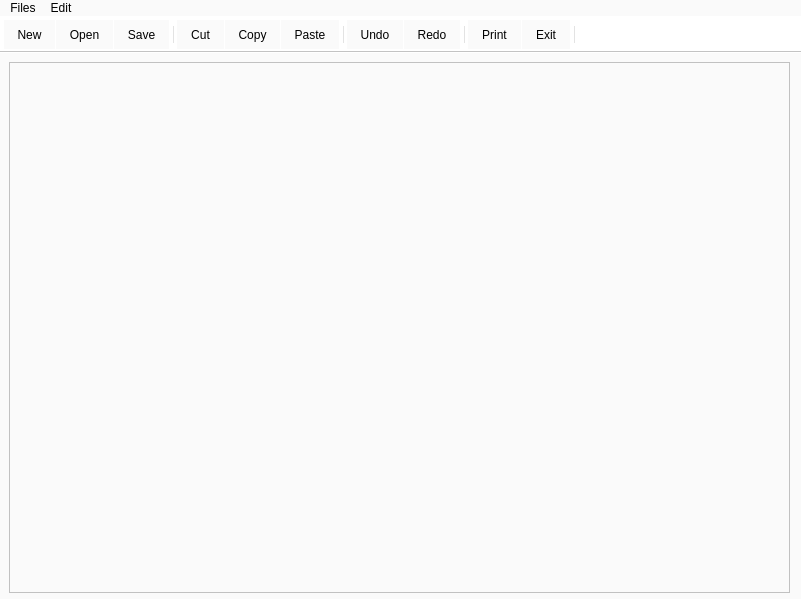
<?xml version="1.0" encoding="UTF-8"?>
<ui version="4.0">
 <class>MainWindow</class>
 <widget class="QMainWindow" name="MainWindow">
  <property name="geometry">
   <rect>
    <x>0</x>
    <y>0</y>
    <width>801</width>
    <height>599</height>
   </rect>
  </property>
  <property name="windowTitle">
   <string>Notepad</string>
  </property>
  <property name="windowIcon">
   <iconset resource="res.qrc">
    <normaloff>:/images/notepad.png</normaloff>:/images/notepad.png</iconset>
  </property>
  <property name="styleSheet">
   <string notr="true">QWidget{
background: rgb(250, 250, 250);
color:black;
}
QToolButton{
background: rgb(250, 250, 250);
padding:5px 8px ;
}

QToolBar {
background: white;

}


QMenuBar::item {
    spacing: 3px; /* spacing between menu bar items */
    padding: 1px 4px;
    background: transparent;
    border-radius: 4px;
}



</string>
  </property>
  <widget class="QWidget" name="centralwidget">
   <widget class="QWidget" name="verticalLayoutWidget">
    <property name="geometry">
     <rect>
      <x>9</x>
      <y>9</y>
      <width>781</width>
      <height>531</height>
     </rect>
    </property>
    <layout class="QVBoxLayout" name="verticalLayout">
     <item>
      <widget class="QTextEdit" name="textEdit">
       <property name="html">
        <string>&lt;!DOCTYPE HTML PUBLIC &quot;-//W3C//DTD HTML 4.0//EN&quot; &quot;http://www.w3.org/TR/REC-html40/strict.dtd&quot;&gt;
&lt;html&gt;&lt;head&gt;&lt;meta name=&quot;qrichtext&quot; content=&quot;1&quot; /&gt;&lt;style type=&quot;text/css&quot;&gt;
p, li { white-space: pre-wrap; }
&lt;/style&gt;&lt;/head&gt;&lt;body style=&quot; font-family:'Ubuntu'; font-size:11pt; font-weight:400; font-style:normal;&quot;&gt;
&lt;p style=&quot;-qt-paragraph-type:empty; margin-top:0px; margin-bottom:0px; margin-left:0px; margin-right:0px; -qt-block-indent:0; text-indent:0px;&quot;&gt;&lt;br /&gt;&lt;/p&gt;&lt;/body&gt;&lt;/html&gt;</string>
       </property>
      </widget>
     </item>
    </layout>
   </widget>
  </widget>
  <widget class="QMenuBar" name="menubar">
   <property name="geometry">
    <rect>
     <x>0</x>
     <y>0</y>
     <width>801</width>
     <height>19</height>
    </rect>
   </property>
   <widget class="QMenu" name="menuFiles">
    <property name="title">
     <string>Files</string>
    </property>
    <addaction name="actionNew"/>
    <addaction name="actionOpen"/>
    <addaction name="actionSave"/>
    <addaction name="separator"/>
    <addaction name="actionPrint"/>
    <addaction name="actionExit"/>
   </widget>
   <widget class="QMenu" name="menuEdit">
    <property name="title">
     <string>Edit</string>
    </property>
    <addaction name="actionCopy"/>
    <addaction name="actionPaste"/>
    <addaction name="actionCut"/>
    <addaction name="separator"/>
    <addaction name="actionUndo"/>
    <addaction name="actionRedo"/>
   </widget>
   <addaction name="menuFiles"/>
   <addaction name="menuEdit"/>
  </widget>
  <widget class="QToolBar" name="toolBar">
   <property name="windowTitle">
    <string>toolBar</string>
   </property>
   <property name="accessibleName">
    <string/>
   </property>
   <property name="autoFillBackground">
    <bool>false</bool>
   </property>
   <property name="styleSheet">
    <string notr="true"/>
   </property>
   <property name="movable">
    <bool>false</bool>
   </property>
   <attribute name="toolBarArea">
    <enum>TopToolBarArea</enum>
   </attribute>
   <attribute name="toolBarBreak">
    <bool>false</bool>
   </attribute>
   <addaction name="actionNew"/>
   <addaction name="actionOpen"/>
   <addaction name="actionSave"/>
   <addaction name="separator"/>
   <addaction name="actionCut"/>
   <addaction name="actionCopy"/>
   <addaction name="actionPaste"/>
   <addaction name="separator"/>
   <addaction name="actionUndo"/>
   <addaction name="actionRedo"/>
   <addaction name="separator"/>
   <addaction name="actionPrint"/>
   <addaction name="actionExit"/>
   <addaction name="separator"/>
  </widget>
  <action name="actionNew">
   <property name="icon">
    <iconset resource="res.qrc">
     <normaloff>:/images/add-file.png</normaloff>:/images/add-file.png</iconset>
   </property>
   <property name="text">
    <string>New</string>
   </property>
   <property name="shortcut">
    <string>Ctrl+N</string>
   </property>
  </action>
  <action name="actionSave">
   <property name="icon">
    <iconset resource="res.qrc">
     <normaloff>:/images/save.png</normaloff>:/images/save.png</iconset>
   </property>
   <property name="text">
    <string>Save</string>
   </property>
   <property name="toolTip">
    <string extracomment="Save">Save</string>
   </property>
   <property name="shortcut">
    <string>Ctrl+S</string>
   </property>
  </action>
  <action name="actionOpen">
   <property name="icon">
    <iconset resource="res.qrc">
     <normaloff>:/images/import.png</normaloff>:/images/import.png</iconset>
   </property>
   <property name="text">
    <string>Open</string>
   </property>
   <property name="shortcut">
    <string>Ctrl+O</string>
   </property>
  </action>
  <action name="actionPrint">
   <property name="icon">
    <iconset resource="res.qrc">
     <normaloff>:/images/printer.png</normaloff>:/images/printer.png</iconset>
   </property>
   <property name="text">
    <string>Print</string>
   </property>
   <property name="shortcut">
    <string>Ctrl+P</string>
   </property>
  </action>
  <action name="actionExit">
   <property name="icon">
    <iconset resource="res.qrc">
     <normaloff>:/images/close.png</normaloff>:/images/close.png</iconset>
   </property>
   <property name="text">
    <string>Exit</string>
   </property>
  </action>
  <action name="actionCopy">
   <property name="icon">
    <iconset resource="res.qrc">
     <normaloff>:/images/copy.png</normaloff>:/images/copy.png</iconset>
   </property>
   <property name="text">
    <string>Copy</string>
   </property>
   <property name="shortcut">
    <string>Ctrl+C</string>
   </property>
  </action>
  <action name="actionPaste">
   <property name="icon">
    <iconset resource="res.qrc">
     <normaloff>:/images/paste.png</normaloff>:/images/paste.png</iconset>
   </property>
   <property name="text">
    <string>Paste</string>
   </property>
   <property name="shortcut">
    <string>Ctrl+V</string>
   </property>
  </action>
  <action name="actionCut">
   <property name="icon">
    <iconset resource="res.qrc">
     <normaloff>:/images/cut.png</normaloff>:/images/cut.png</iconset>
   </property>
   <property name="text">
    <string>Cut</string>
   </property>
   <property name="shortcut">
    <string>Ctrl+X</string>
   </property>
  </action>
  <action name="actionUndo">
   <property name="icon">
    <iconset resource="res.qrc">
     <normaloff>:/images/undo.png</normaloff>:/images/undo.png</iconset>
   </property>
   <property name="text">
    <string>Undo</string>
   </property>
   <property name="shortcut">
    <string>Ctrl+Z</string>
   </property>
  </action>
  <action name="actionRedo">
   <property name="icon">
    <iconset resource="res.qrc">
     <normaloff>:/images/redo.png</normaloff>:/images/redo.png</iconset>
   </property>
   <property name="text">
    <string>Redo</string>
   </property>
   <property name="shortcut">
    <string>Ctrl+Shift+Z</string>
   </property>
  </action>
 </widget>
 <resources>
  <include location="res.qrc"/>
 </resources>
 <connections/>
</ui>
